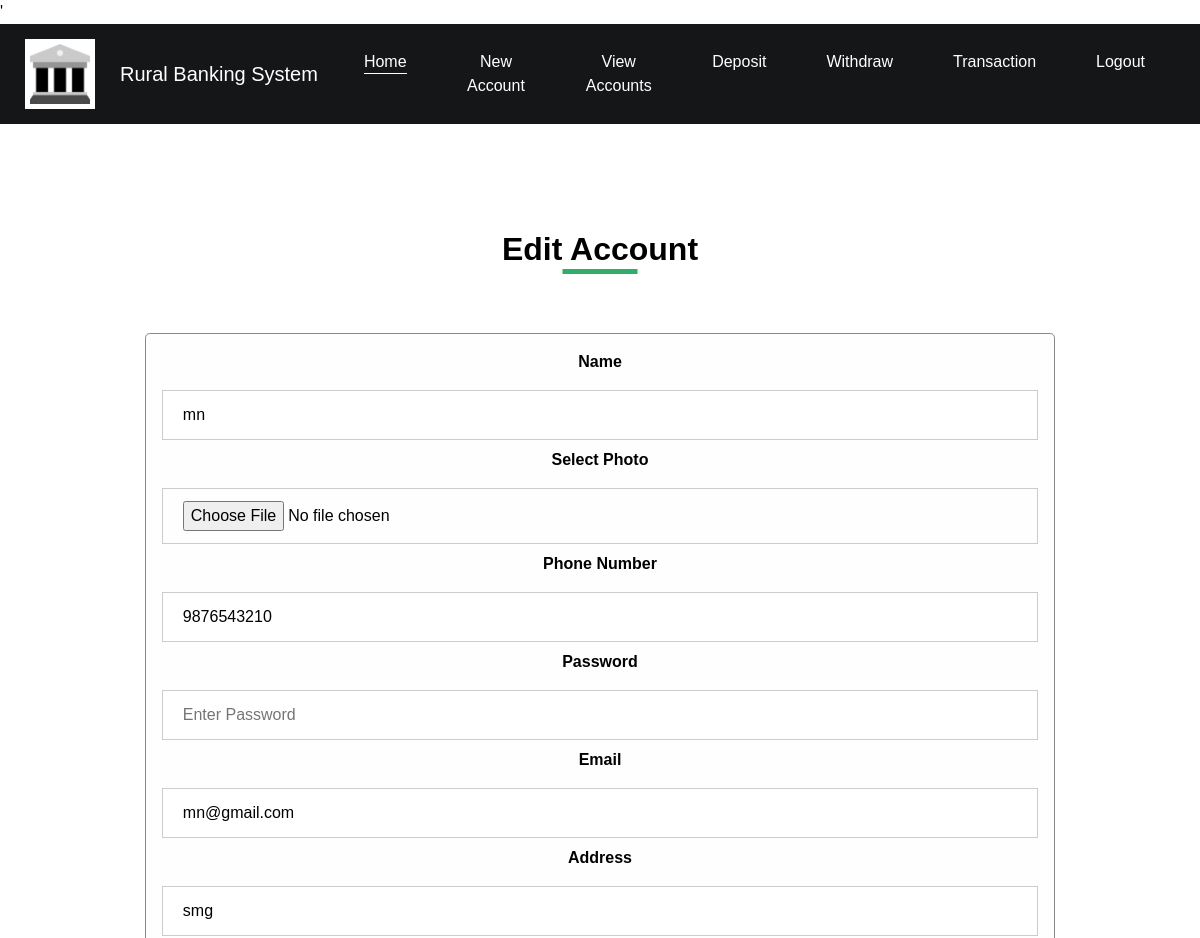
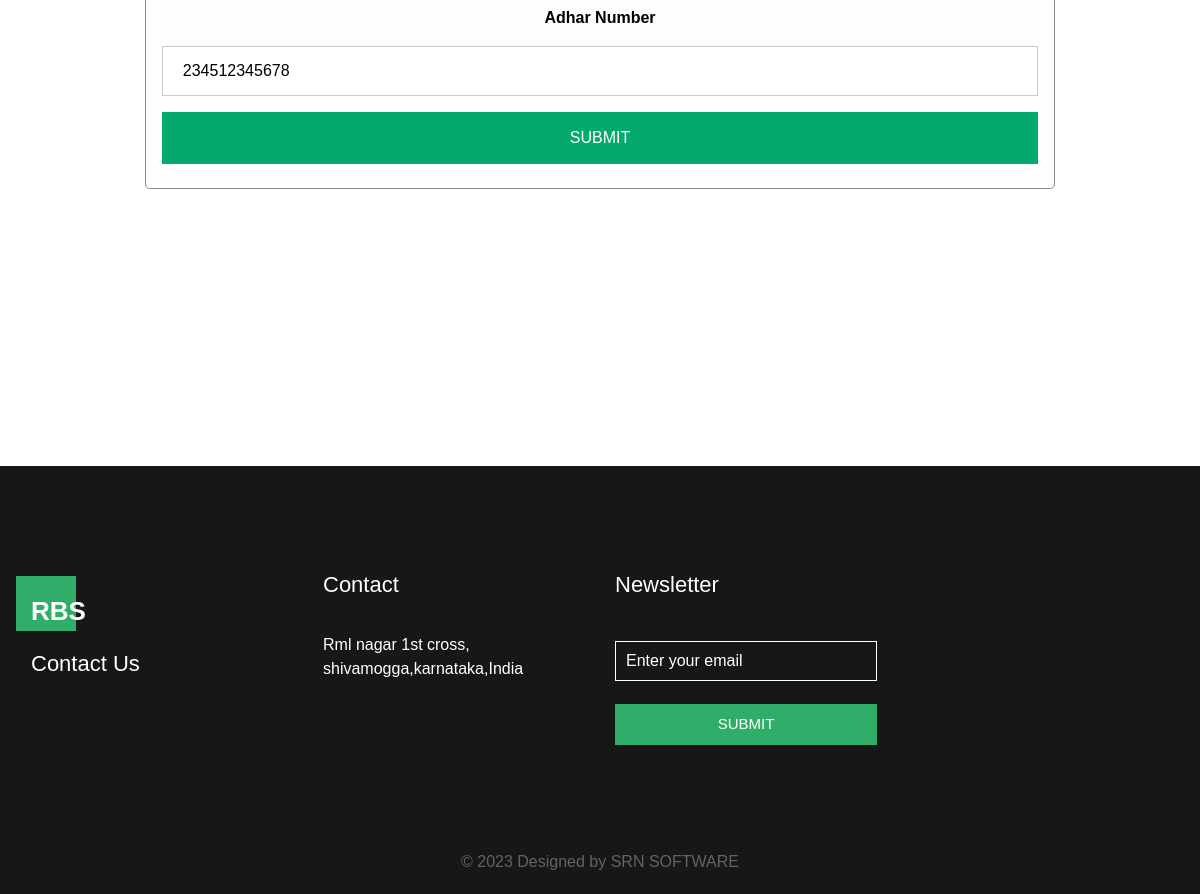
The app's page /admin/editacc?id=3462005 with its own data (2 pictures, top to bottom).
### tables this page shows
CREATE TABLE `user` (
  `accountno` int(200) NOT NULL,
  `name` varchar(200) NOT NULL,
  `photo` varchar(200) NOT NULL,
  `phonenumber` varchar(200) NOT NULL,
  `email` varchar(200) NOT NULL,
  `address` varchar(200) NOT NULL,
  `adharnumber` varchar(200) NOT NULL,
  `password` varchar(200) NOT NULL,
  `date` varchar(200) NOT NULL,
  `status` varchar(200) NOT NULL
);

### admin/editacc.php (the view, shortened to what this page needs)
<?php include 'header.php'; ?>
<?php
        $id=$_GET['id'];
             include 'dbconfig.php';
                        $sql="SELECT * FROM `user` where `accountno`='$id'";
                        $result= mysqli_query($conn,$sql);
                        if ($result->num_rows > 0)
                        {
                            while($row = $result->fetch_assoc())
                            {
                                $name=$row['name'];
                                $photo=$row['photo'];
                                $phonenumber=$row['phonenumber'];
                                $email=$row['email'];
                                $address=$row['address'];
                                $adharnumber=$row['adharnumber'];
                                $password=$row['password'];
                            }
                        }
?>
<section class="about_section layout_padding">
    <div class="container">
      <div class="heading_container">
        <h2>
          Edit Account
        </h2>
      </div>
      <div class="box">
          <form class="modal-content animate" action="dbaccountup?id=<?php echo $id; ?>" method="post" enctype="multipart/form-data">
    <div class="container">
      <label for="uname"><b>Name</b></label>
      <input type="text" placeholder="Enter Username" name="name" value="<?php echo $name; ?>" required>
      <label for="psw"><b>Select Photo</b></label>
      <input type="file" placeholder="Upload Photo" name="photo" value="<?php echo $photo; ?>" required>
      <label for="psw"><b> Phone Number</b></label>
      <input type="number" placeholder="Enter Password" name="phone" value="<?php echo $phonenumber; ?>" required>
      <label for="psw"><b>Password</b></label>
      <input type="text" placeholder="Enter Password" name="pass" value="<?php echo $password; ?>" required>
      <label for="psw"><b>Email</b></label>
      <input type="email" placeholder="Enter Password" name="email" value="<?php echo $email; ?>" required>
      <label for="Address"><b>Address</b></label>
      <input type="text" placeholder="Enter Password" name="address" value="<?php echo $address; ?>" required>
      <label for="psw"><b>Adhar Number</b></label>
      <input type="number" placeholder="Enter Password" name="adhar" value="<?php echo $adharnumber; ?>" required>
      <button  type="submit" name="submit" class="btn-box">SUBMIT</button>
    </div>
  </form>
      </div>
    </div>
  </section>
<?php include 'footer.php'; ?>

### admin/css/style.css (style rules this page uses)
input { width: 100%; padding: 12px 20px; margin: 8px 0; display: inline-block; border: 1px solid #ccc; box-sizing: border-box; }
button { background-color: #04AA6D; color: white; padding: 14px 20px; margin: 8px 0; border: none; cursor: pointer; width: 100%; }
.container { padding: 16px; }
.modal-content { background-color: #fefefe; margin: 5% auto 15% auto; border: 1px solid #888; width: 80%; }
.animate { -webkit-animation: animatezoom 0.6s; animation: animatezoom 0.6s }
body { font-family: "Roboto", sans-serif; color: #000000; background-color: #ffffff; font-family: Arial, Helvetica, sans-serif; }
.layout_padding { padding: 90px 0; }
.heading_container { display: -webkit-box; display: -ms-flexbox; display: flex; -webkit-box-pack: center; -ms-flex-pack: center; justify-content: center; text-align: center; }
.heading_container h2 { font-weight: bold; position: relative; }
.heading_container h2::before { content: ""; position: absolute; bottom: -6px; left: 50%; width: 75px; height: 5px; background-color: #30ae69; -webkit-transform: translateX(-50%); transform: translateX(-50%); }
.about_section { text-align: center; }
.about_section .box { display: -webkit-box; display: -ms-flexbox; display: flex; -webkit-box-orient: vertical; -webkit-box-direction: normal; -ms-flex-direction: column; flex-direction: column; -webkit-box-align: center; -ms-flex-align: center; align-items: center; }
.about_section .btn-box { display: -webkit-box; display: -ms-flexbox; display: flex; -webkit-box-pack: center; -ms-flex-pack: center; justify-content: center; }

### admin/css/responsive.css (style rules this page uses)
@media (min-width: 1200px) { .container { max-width: 1170px; } }

### records on screen
user: name "mn", phone "9876543210", email "mn@gmail.com", address "smg", adhar "234512345678"
